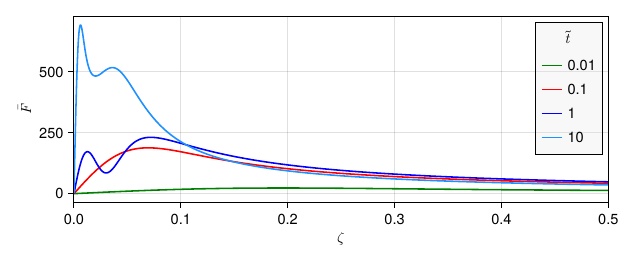

This figure's Julia source:
using FiniteLineSource
using FiniteLineSource: f_evolve_1!, f_evolve_2!
using WGLMakie
using CairoMakie
using Parameters
using LaTeXStrings

WGLMakie.activate!()

# compute big F the smooth function 

# compute_f stores the values for all time steps
function compute_f!(setup, params, Fx, q, x, fx, CΔt)
    n = length(q)
    for i = 1:n-1
        @inbounds f_evolve_1!(setup, fx, x, CΔt, q[i], params)
        @inbounds f_evolve_2!(setup, fx, x, q[i], params)
        @inbounds Fx[i+1,:] .= copy(fx)
    end
end

Δt = 3600.; α = 1e-6; kg = 3.; rb = 0.1; 
Δt̃ = Δt*α/rb^2
r=1.

setup = PointToPoint(r=r)
segment_limits = [0., 0.01, 0.1, 0.5, 1., 3., 10.]
segment_points = 6 .* [10, 25, 10, 10, 10, 10]
params = Constants(Δt=Δt, α=α, kg=kg, rb=rb)

precomp = precompute_parameters(setup, params=params)
@unpack x,fx,w = precomp

CΔt = @. exp(-x^2*Δt̃)
q = [20*sin(2π*i/8760)+ 5 *sin(2π*i/8760)+ 5. for i=1:200000]
Fx = zeros(length(q),length(x))
@time compute_f!(setup, params, Fx,q,x,fx,CΔt)

##.
# Evolution of Fx in time 

perm = sortperm(x)

ff = Figure(size = (600,250))
ax = Axis(ff[1, 1], xlabel = latexstring(L"\zeta"), ylabel = latexstring(L"\bar{F}"))

lines!(ax, x[perm], Fx[100, perm], color= :green, label = "0.01")
lines!(ax, x[perm], Fx[1000, perm], color= :red, label = "0.1")
lines!(ax, x[perm], Fx[10000, perm], color= :blue, label = "1")
lines!(ax, x[perm], Fx[100000, perm], color= :dodgerblue, label = "10")
xlims!(ax, 0, .5)
axislegend(latexstring(L"\tilde{t}"); position= :rt, backgroundcolor = (:grey90, 0.25));

ff

CairoMakie.activate!()
save("figures/Fx.pdf", ff)
